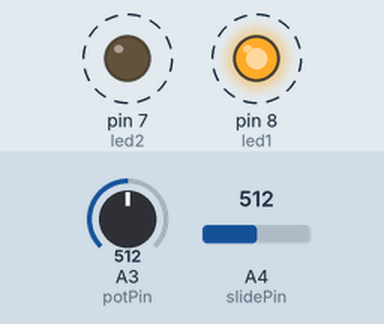
Bench run of a sketch on a simulated Arduino Uno, built with avr-gcc and run on an emulated ATmega328P. Shown: output pins drawn as LEDs (lit = HIGH). Dashed ring = blinking. The test bench sets the inputs (shaded band); at power-on: A3 (potPin) = 512, A4 (slidePin) = 512.

Above: at 1.25 s.
1.3 s: A3 (potPin) set to 308
4.3 s: A3 (potPin) set to 282
At 4.5 s:
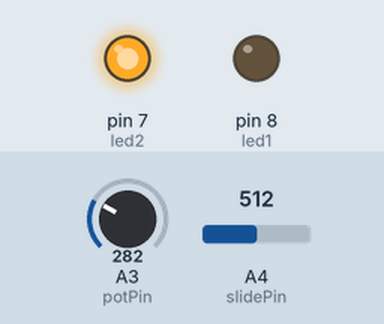
7.3 s: A4 (slidePin) set to 209
10.3 s: A4 (slidePin) set to 182
At 10.6 s:
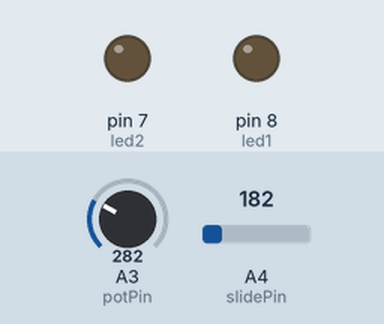
11.8 s: A4 (slidePin) set to 210
At 12.3 s:
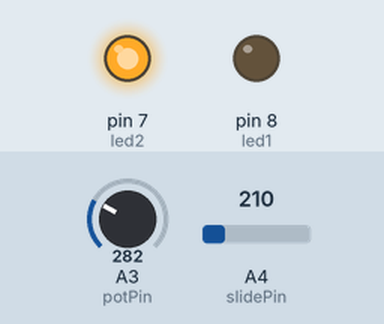
14.8 s: A4 (slidePin) set to 190
At 16.0 s:
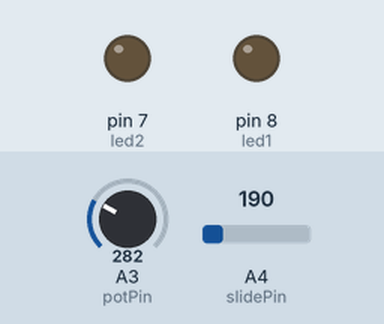
Timing chart, 0 to 17.3 s (numbered marks = the images above; inputs shaded):
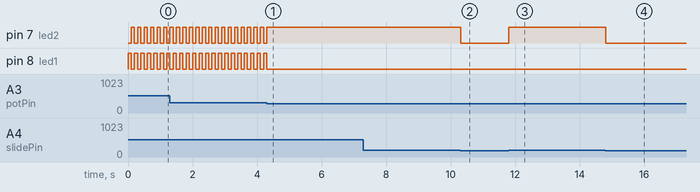

The sketch:

Rotary_Pot_and_Slide_Pot_Test.ino
```cpp
int potPin = 3;
int led1 = 8;
int led2 = 7;
int slidePin = 4;
void setup() {
  pinMode(led1, OUTPUT);
  pinMode(potPin, INPUT);
  pinMode(slidePin, INPUT);
  pinMode(led2, OUTPUT);
}

void loop() {
  int score = 0;
  int potValue = analogRead(potPin);
  int slideValue = analogRead(slidePin);

  if(potValue > 300)
 {
  score = score + 1;
  digitalWrite(led1, HIGH);
  delay(100);
  digitalWrite(led1, LOW);
 }

  if(slideValue > 200)
 {
  score = score + 1;
  digitalWrite(led2, HIGH);
  delay(100);
  digitalWrite(led2, LOW);
 }


}
```

Measured:
- the behaviour switches between 301 and 300 on A3 (potPin) (found by bisection; images 0 and 1)
- the behaviour switches between 201 and 200 on A4 (slidePin) (found by bisection; images 1 and 2)
- after the input at 4.3 s, pin 7 (led2): goes on until 4.3 s, then stays HIGH; pin 8 (led1): goes on until 4.3 s, then stays LOW
- after the input at 10.3 s, pin 7 (led2): HIGH → LOW at once
- after the input at 11.8 s, pin 7 (led2): LOW → HIGH at once
- after the input at 14.8 s, pin 7 (led2): HIGH → LOW at once
- by itself, pin 7 (led2), pin 8 (led1): alternates HIGH for 0.10 s and LOW for 0.10 s
